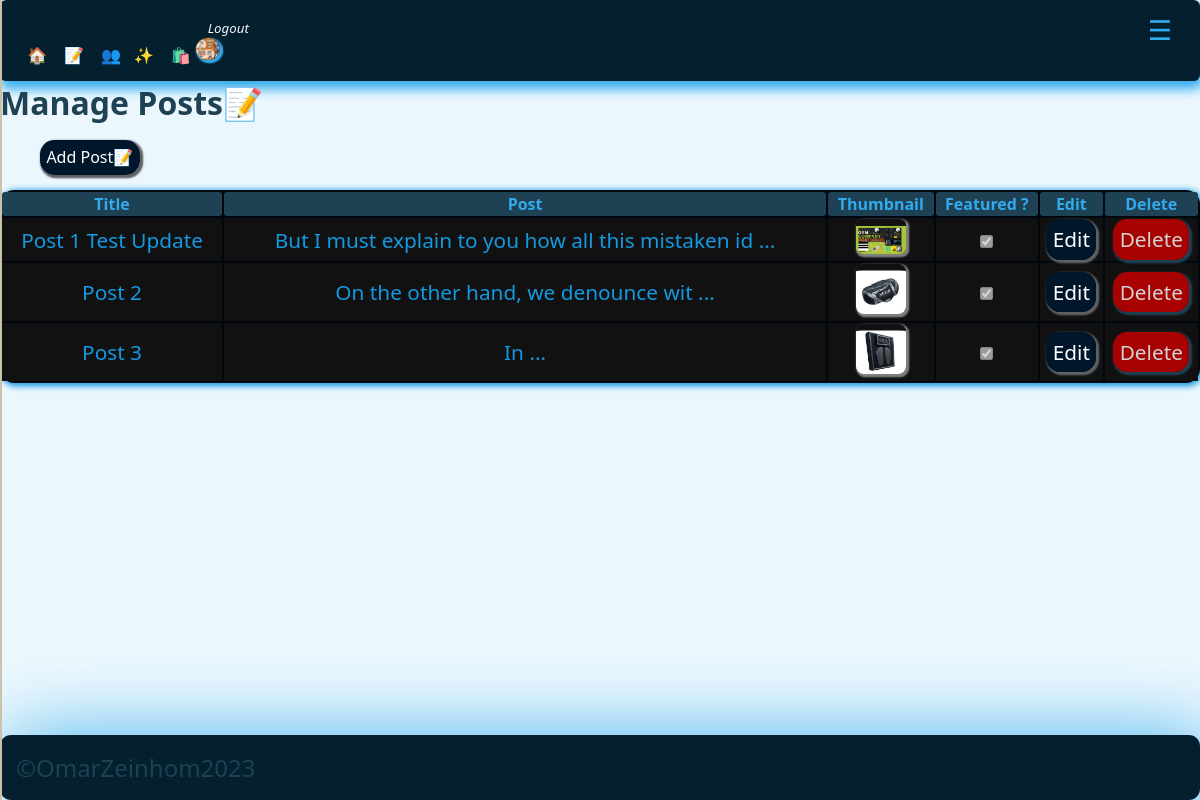
/adminpanel/manage_posts.php (signed in), run on the app's committed database.
### tables this page shows
CREATE TABLE `users` (
  `id` int(11) UNSIGNED NOT NULL,
  `firstname` varchar(50) NOT NULL,
  `lastname` varchar(50) NOT NULL,
  `username` varchar(50) NOT NULL,
  `email` varchar(100) NOT NULL,
  `password` varchar(255) NOT NULL,
  `avatar` varchar(255) NOT NULL,
  `is_admin` tinyint(1) NOT NULL
);

CREATE TABLE `posts` (
  `id` int(11) UNSIGNED NOT NULL,
  `title` varchar(255) NOT NULL,
  `body` text NOT NULL,
  `thumbnail` varchar(255) NOT NULL,
  `date_time` timestamp NOT NULL DEFAULT current_timestamp(),
  `category_id` int(11) UNSIGNED DEFAULT NULL,
  `author_id` int(11) UNSIGNED NOT NULL,
  `is_featured` tinyint(1) NOT NULL
);

### adminpanel/manage_posts.php (the view, shortened to what this page needs)
<?php
$page__title = 'Manage Posts📝';
include('./partials/sidenav/sidenav.php');
$query = "SELECT * FROM posts";
$posts = mysqli_query($connect__db, $query);
?>
<h1><?php echo $page__title; ?></h1>
<br />
<ul class=''>
    <li class='app__sidenav-item'><a class="app__link-btn" href="<?= ADMIN_URL ?>add_post.php">Add
            Post📝</a></li>
</ul>
<br />
<table class="app__table" style="overflow: x-auto; margin: auto; max-width: 1700px; width:100%; height:100%;">
    <thead class="app__thead">
        <tr clas="app__tr">
            <th class="app_th">Title</th>
            <th class="app_th">Post</th>
            <th class="app_th">Thumbnail</th>
            <th class="app_th">Featured ?</th>
            <th class="app_th">Edit</th>
            <th class="app_th">Delete</th>
        </tr>
    </thead>
    <tbody class="app__tbody">
        <?php while ($single_post = mysqli_fetch_assoc($posts)) : ?>
            <tr clas="app__tr">
                <td class="app__td" id="postsTitle"><?= $single_post['title']; ?></td>
                <td class="app__td" id="postsBody"> <?= substr($single_post['body'], 0, 50)  . " ..."; ?></td>
                <td class="app__td" id="postsThumbnail"> <img src="<?= ROOT_URL . 'images/' . $single_post['thumbnail'] ?>" style="padding-top: 0.4rem;border-radius: 15%; object-fit:cover; box-shadow: 0.1rem 0.1rem 0.1rem 0.1rem gray;" class="app__thumbnail-avatar" width="50px" height="50px" alt="admin_post_thumbnail" /></td>
                <td class="app__td" id="postsFeatured"><input type="checkbox" value="" checked disabled /></td>
                <td class="app__td"><a href="<?= ADMIN_URL ?>edit_post.php?id=<?= $single_post['id'] ?? null; ?>" class="app__link-btn">Edit</a></td>
                <td class="app__td"><a href="<?= ADMIN_URL ?>delete_post.php?id=<?= $single_post['id'] ?? null; ?>" class="app__alert-btn-sm">Delete</a></td>
            </tr>
        <?php endwhile; ?>
    </tbody>
</table>
<?php
include('./partials/footer/footer.php');
?>

### adminpanel/partials/nav/nav.php (shortened to what this page needs)
<?php
include('./partials/header/header.php');
if (isset($_SESSION['user-id'])) {
    $id = filter_var($_SESSION['user-id'], FILTER_SANITIZE_NUMBER_INT);
    $query = "SELECT avatar from users WHERE id=$id";
    $result = mysqli_query($connect__db, $query);
    $avatar = mysqli_fetch_assoc($result);
}
?>
<div class="app__sidenav-closed">
    <li class='app__sidenav-item'><a href="<?= ADMIN_URL ?>dashboard.php" class="app__sidenav-itemLink"> 🏠</a></li>
    <li class='app__sidenav-item'><a href="<?= ADMIN_URL ?>manage_posts.php" class="app__sidenav-itemLink">📝</a>
    </li>
    <?php
    if (isset($_SESSION['user_is_admin'])) : ?>
    <li class='app__sidenav-item'><a href="<?= ADMIN_URL ?>manage_users.php" class="app__sidenav-itemLink">👥</a>
    <li class='app__sidenav-item'><a href="<?= ADMIN_URL  ?>manage_categories.php" class="app__sidenav-itemLink">✨</a>
    </li>
    <li class='app__sidenav-item'><a href="<?= ADMIN_URL  ?>manage_products.php" class="app__sidenav-itemLink">🛍️</a>
    </li>
    <?php endif; ?>
    <?php if (isset($_SESSION['user-id'])) : ?>
    <li class='app__sidenav-item'>
        <a href="<?= ROOT_URL ?>logout.php" class="app__sidenav-itemLink"><small>
                <i> Logout</i>
            </small>
            <img alt="avatar" class="app__admin__nav-avatar" loading="lazy"
                src="<?= ROOT_URL . 'images/' . $avatar['avatar'] ?>" />
        </a>
    </li>
    <?php else : ?>
    <li class='app__sidenav-item'><a href="<?= ROOT_URL ?>login.php" class="app__sidenav-itemLink">🚪</a>
    </li>
    <?php endif; ?>
</div>

### global/styles/css/adminstyles.css (style rules this page uses)
.app__admin__nav-avatar { border-radius: 90%; max-width: 1.5rem; max-height: 1.4rem; width: 100%; height: 100%; -o-object-fit: cover; object-fit: cover; background-color: black; box-shadow: 0.1rem 0.1rem 0.1rem 0.1rem var(--color-primary); }
.app__sidenav-closed { top: 0; background-color: var(--color-blackpearl); padding: 1rem 1rem 1rem 1rem; box-shadow: 0.1rem 0.4rem 0.7rem 0.1rem var(--color-primary); width: 100%; max-width: 100%; border-radius: 0.4rem; height: 100%; }
.app__sidenav-item { display: inline-block; }
.app__sidenav-itemLink { text-decoration: none; transition: 0.3s all ease-in-out; color: whitesmoke; padding: 0.1rem 0.1rem 0.3rem 0.7rem; transition: 0.3s ease-in-out; }
* { box-sizing: border-box; }
.app__table { background-color: var(--color-dark-pearl); text-align: center; box-shadow: 0.1rem 0.1rem 0.4rem 0.1rem var(--color-cerulean); border-radius: 0.9rem; width: 100%; height: 100%; font-size: 1.7rem; max-width: 100vw; max-height: 100vh; }
.app_th { background-color: var(--color-primary-dark); border-radius: 0.2rem; font-size: 1rem; color: var(--color-primary); }
.app__tbody { background-color: var(--color-darkest-gray); color: var(--color-cerulean); padding: 1rem 1rem 1rem 1rem; }
.app__td { font-size: 1.3rem; }
.app__link-btn { text-decoration: none; color: var(--color-white); transition: 0.3s ease-in all; box-shadow: 0.1rem 0.1rem 0.1rem 0.1rem var(--color-dark-gray); border-radius: 0.9rem; padding: 0.4rem 0.4rem 0.4rem 0.4rem; background-color: var(--color-dark-navyblue); }
.app__alert-btn-sm { text-decoration: none; color: var(--color-lightest-gray); background-color: var(--color-red); transition: 0.3s ease-in all; box-shadow: 0.1rem 0.1rem 0.1rem 0.1rem var(--color-primary-dark); border-radius: 0.9rem; padding: 0.4rem 0.4rem 0.4rem 0.4rem; }
.app__thumbnail-avatar { max-width: 50px; max-height: 50px; width: 100%; height: 100%; padding-top: 0.4rem; border-radius: 15%; -o-object-fit: cover; object-fit: cover; box-shadow: 0.1rem 0.1rem 0.1rem 0.1rem gray; }
:root { --color-primary: #31abed; --color-alternative: #08405e; --color-primary-dark: #1e4154; --color-bgprimary: #053d57; --color-bgwhitefoam: #ecf7fd; --color-blackpearl: #04202f; --color-tiber: #052638; --color-tarawera: #08405e; --color-greenblue: #0e6da0; --color-cerulean: #1499e1; --color-pictonblue: #31abed; --color-malibu: #72c6f3; --color-sail: #b4e0f8; --color-selago: #f6fbfe; --color-black: black; --color-medium-gray: #7d8184; --color-dark-gray: #5e6164; --color-darkest-gray: #111111; --color-light-gray: #a9a9a9; --color-lightest-gray: #d3d3d3; --color-dark-pearl: #00070e; --color-dark-navyblue: #00162a; --color-white: #ffffff; --color-red: #a80101; --color-dark-red: #700000; --transition-slow: all 3s ease-in-out; --transition-medium: all 1.5s ease-in-out; --transition-fast: all 0.3s ease-in-out; }
* { margin: auto; }
html { height: 100%; width: 100%; }
body { background-color: var(--color-bgwhitefoam); color: var(--color-primary-dark); font-family: system-ui, -apple-system, BlinkMacSystemFont, "Segoe UI", Roboto, Oxygen, Ubuntu, Cantarell, "Open Sans", "Helvetica Neue", sans-serif; width: 100%; }
a { color: #ffffff; }

### data on the page
users: avatar (picture)
posts: title "Post 1 Test Update", body "But I must explain to you how all this mistaken id", thumbnail (picture)
posts: title "Post 2", body "On the other hand, we denounce wit", thumbnail (picture)
posts: title "Post 3", body "In", thumbnail (picture)

### other printed values
$page__title "Manage Posts📝"
